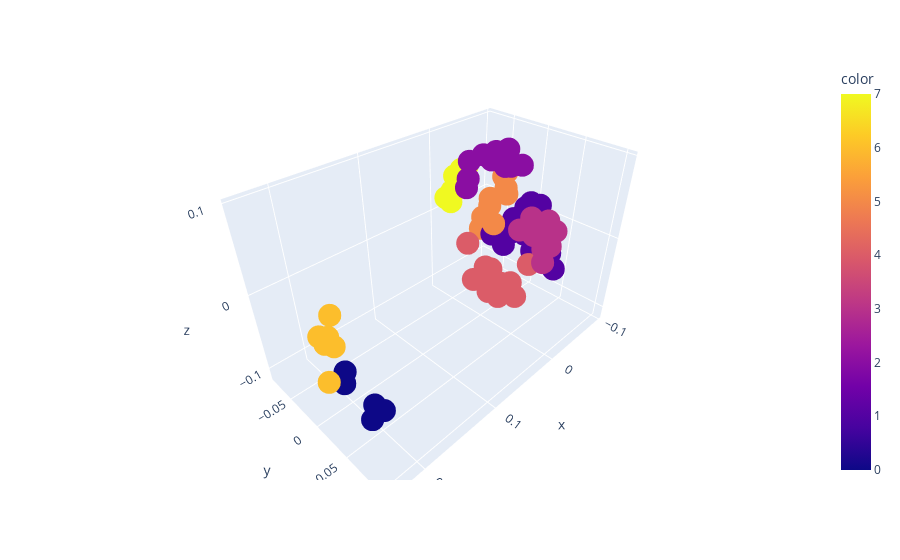

The code cell stored with this chart in its notebook:
### Code cell
kmeans = cluster.KMeans(n_clusters=8, random_state=0, n_init="auto").fit(pos)
# plt.scatter(pos[:, 0], pos[:, 1], c = kmeans.labels_)
px.scatter_3d(x=pos[:, 0], y=pos[:, 1], z=pos[:, 2], color = kmeans.labels_, hover_name=animals_nd[kmeans.labels_])
